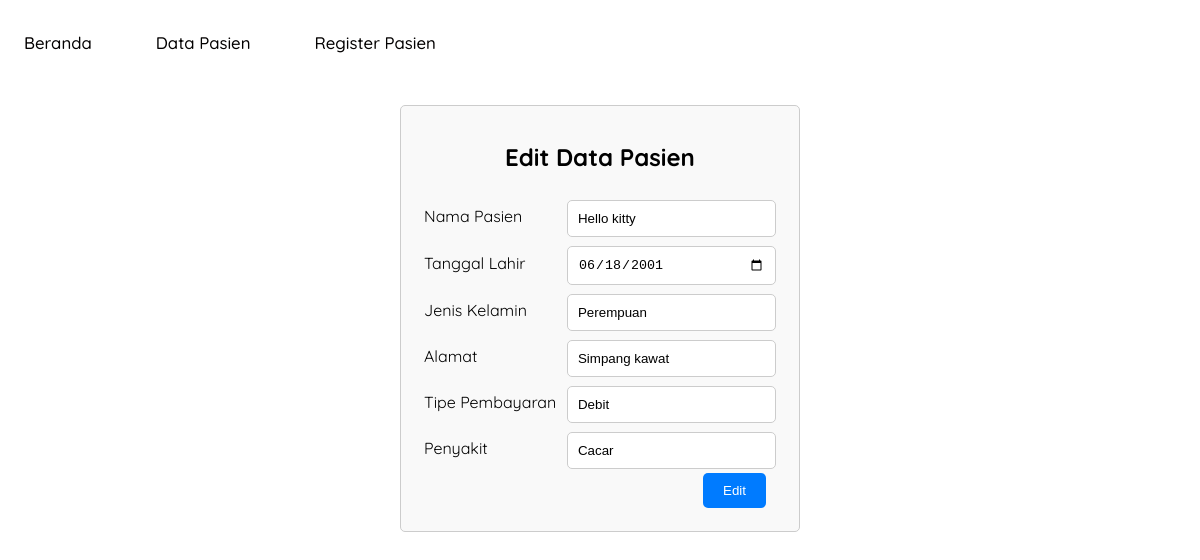
/edit.php?no_pasien=6, run on the app's committed database.
### tables this page shows
CREATE TABLE `pasien` (
  `no_pasien` int(11) NOT NULL,
  `nama` varchar(100) NOT NULL,
  `tgl_lahir` date NOT NULL,
  `jenis_kelamin` varchar(20) NOT NULL,
  `alamat` varchar(100) NOT NULL,
  `tipe_pembayaran` varchar(20) NOT NULL,
  `penyakit` varchar(100) NOT NULL
);

### edit.php (the view, shortened to what this page needs)
<?php
include "koneksi.php";
$no_pasien = $_GET["no_pasien"];
$query = mysqli_query($koneksi,"SELECT * FROM pasien WHERE no_pasien = $no_pasien");
$data = mysqli_fetch_array($query);
?>
<!DOCTYPE html>
<html>
    <head>
        <link rel="stylesheet" type="text/css" href="css/tambah.css">
    </head>
    <body>
        <header class="navbar-container">
            <nav class="nav-list">
                <ul>
                    <li> <a href="index.php" class="aktif">Beranda</a></li>
                    <li> <a href="pasien.php">Data Pasien</a></li>
                    <li> <a href="tambah_pasien.php">Register Pasien</a> </li>
                </ul>
            </nav>
        </header>
        <center>
        <div id="card">
            <div id="card-content">
                <form method="post" class="form">
                    <h1>Edit Data Pasien</h1>
                    <table>
                        <tbody>
                            <tr>
                                <td>Nama Pasien</td>
                                <td><input name="nama" type="text" value="<?php echo $data['nama'] ?>"></td>
                            </tr>
                            <tr>
                                <td>Tanggal Lahir</td>
                                <td><input name="tgl_lahir" type="date" value="<?php echo $data['tgl_lahir'] ?>"></td>
                            </tr>
                            <tr>
                                <td>Jenis Kelamin</td>
                                <td><input name="jenis_kelamin" type="text" value="<?php echo $data['jenis_kelamin'] ?>"></td>
                            </tr>
                            <tr>
                                <td>Alamat</td>
                                <td><input name="alamat" type="text" value="<?php echo $data['alamat'] ?>"></td>
                            </tr>
                            <tr>
                                <td>Tipe Pembayaran</td>
                                <td><input name="tipe_pembayaran" type="text" value="<?php echo $data['tipe_pembayaran'] ?>"></td>
                            </tr>
                            <tr>
                                <td>Penyakit</td>
                                <td><input name="penyakit" type="text" value="<?php echo $data['penyakit'] ?>"></td>
                            </tr>
                            <tr><td colspan="2" align="right"><input class="tombol edit" value="Edit" name="submit" type="submit"></td></tr>
                        </tbody>
                    </table>
                </form>
            </div>
        </div>
        </center>
    </body>
</html>

### css/tambah.css (style rules this page uses)
*, *::before, *::after { box-sizing: border-box; }
body { height: 100vh; font-family: 'Quicksand', sans-serif; margin: 0; display: flex; flex-direction: column; }
header.navbar-container { max-width: 1200px; width: 100%; margin-inline: auto; display: flex; justify-content:left; align-items: center; padding-block: 1rem; z-index: 999; }
header.navbar-container .nav-list ul { padding-left: 0; display: flex; justify-content: center; gap: 2rem 1rem; }
header.navbar-container .nav-list li { list-style-type: none; }
header.navbar-container .nav-list li a { text-decoration: none; font-size: 1.05rem; font-weight: 500; color: rgb(3, 1, 1); padding: .5rem 1.5rem; border-radius: 999px; transition: all .2s ease-in-out; }
.form { max-width: 400px; margin: 20px auto; padding: 20px; background-color: #f9f9f9; border: 1px solid #ccc; border-radius: 5px; }
.form h1 { font-size: 24px; margin-bottom: 20px; }
.form table { width: 100%; }
.form table tr { margin-bottom: 10px; }
.form input[type="text"], .form input[type="date"] { width: 100%; padding: 10px; border: 1px solid #ccc; border-radius: 5px; margin-top: 5px; box-sizing: border-box; }
.form .tombol { padding: 10px 20px; background-color: #007BFF; color: white; border: none; border-radius: 5px; cursor: pointer; margin-right: 10px; }

### data on the page
pasien: nama "Hello kitty", tgl_lahir "06/18/2001", jenis_kelamin "Perempuan", alamat "Simpang kawat", tipe_pembayaran "Debit", penyakit "Cacar"
